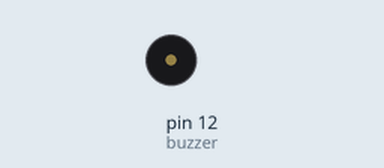
Recording of a program running on a simulated Arduino Mega 2560, built with avr-gcc and run on an emulated ATmega2560. Shown: buzzer (waves = sounding).

Above: at 1.0 s.
At 9.73 s:
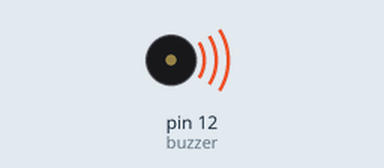
Timing chart, 0 to 10.7 s (numbered marks = the images above):
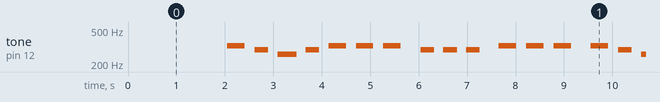

The program:

main.cpp
```cpp
#include <Arduino.h>

int buzzer = 12;
int delayTime = 200;

void play_C();
void play_D();
void play_E();

void setup() {
  pinMode(buzzer, OUTPUT);
}

void loop() {
  while (1) {
    delay(2000);
    play_E();
    play_D();
    play_C();
    play_D();
    play_E();
    play_E();
    play_E();
    delay(200);
    play_D();
    play_D();
    play_D();
    delay(200);
    play_E();
    play_E();
    play_E();
    delay(200);
    play_E();
    play_D();
    play_C();
    play_D();
    play_E();
    play_E();
    play_E();
    play_C();
    play_D();
    play_D();
    play_E();
    play_D();
    play_C();
  }
}

void play_E() {
  unsigned char i;
  for (i=0; i<120; i++) {
    digitalWrite(buzzer, HIGH);
    delayMicroseconds(3038/2);
    digitalWrite(buzzer, LOW);
    delayMicroseconds(3038/2);
  }
  delay(delayTime);
}

void play_D() {
  unsigned char i;
  for (i=0; i<80; i++) {
    digitalWrite(buzzer, HIGH);
    delayMicroseconds(3400/2);
    digitalWrite(buzzer, LOW);
    delayMicroseconds(3400/2);
  }
  delay(delayTime);
}

void play_C() {
  unsigned char i;
  for (i=0; i<100;i++) {
    digitalWrite(buzzer, HIGH);
    delayMicroseconds(3830/2);
    digitalWrite(buzzer, LOW);
    delayMicroseconds(3830/2);
  }
  delay(delayTime);
}
```

Measured:
- by itself, tone on pin 12 (buzzer): plays 328 Hz for 0.36 s, 293 Hz for 0.28 s, 260 Hz for 0.40 s, 293 Hz for 0.28 s, 328 Hz for 0.36 s, 328 Hz for 0.36 s … (205 notes in this stretch)
